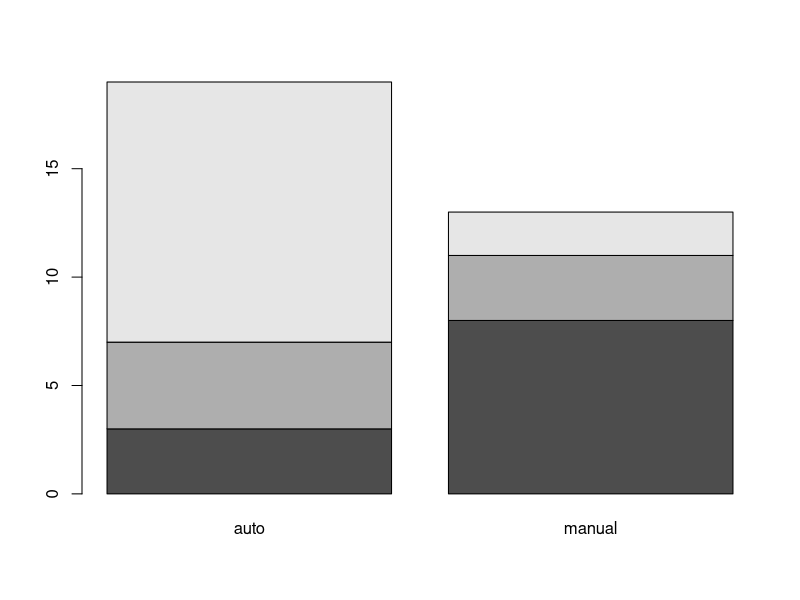
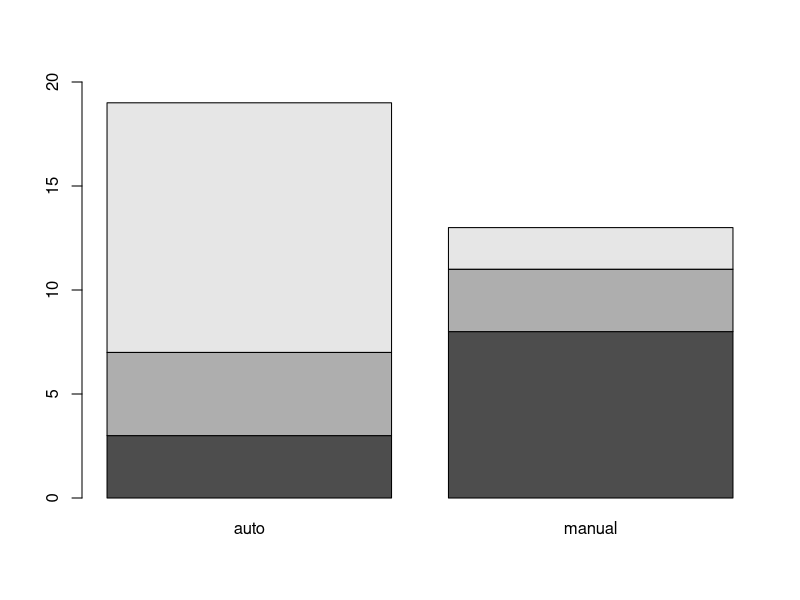
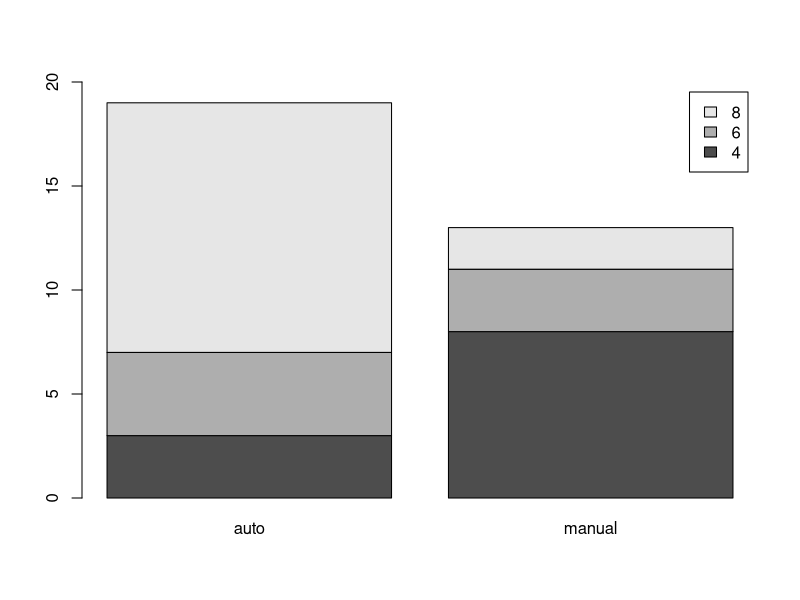
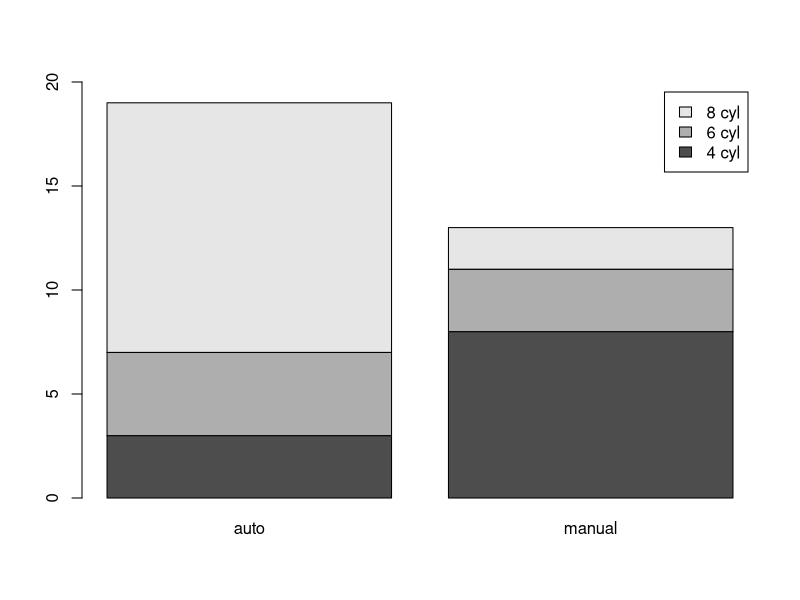
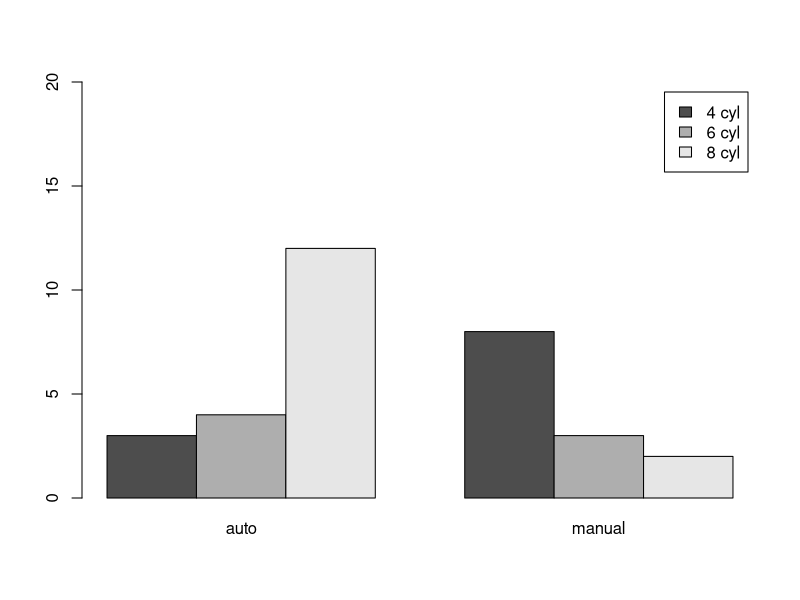
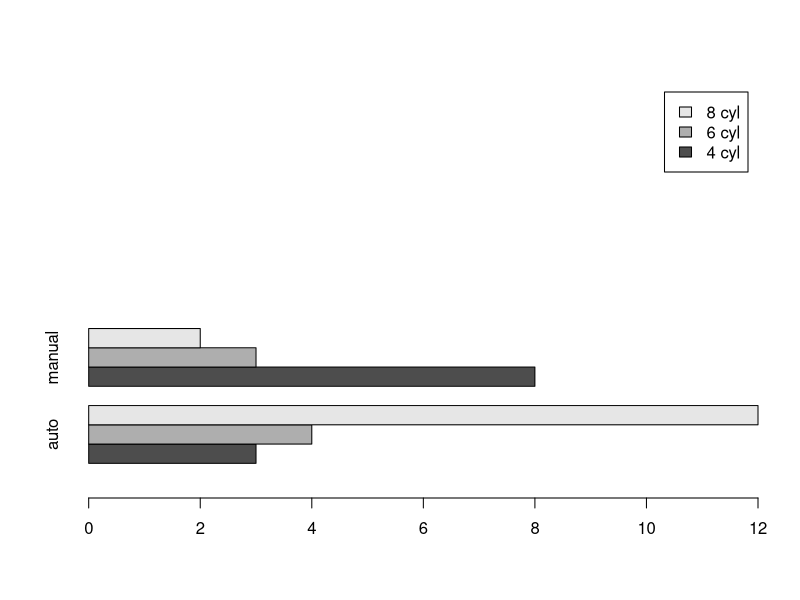
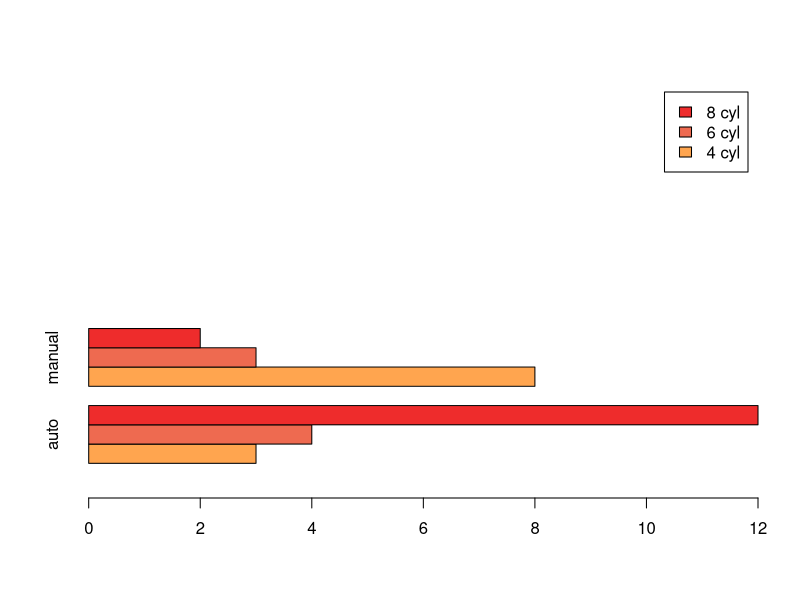

R code for these plots, in order:
#### 실습1 ####

str(mtcars)
head(mtcars)

### 주제 : 자동차의 실린더 수와 변속기의 관계가 있는지 알고 싶다.

# 실린더 수와 변속기 종류들을 파악
table(mtcars$cyl, mtcars$am)

# 테이블의 가독성을 높이기 위해 전처리
mtcars$tm <- ifelse(mtcars$am ==0, "auto", "manual")
result <- table(mtcars$cyl, mtcars$tm)
result

barplot(result)
barplot(result, ylim=c(0, 20))
barplot(result, ylim=c(0, 20), legend=rownames(result))

mylegend <- paste(rownames(result), "cyl")
mylegend
barplot(result, ylim=c(0, 20), legend=mylegend)

barplot(result, ylim=c(0, 20), legend=mylegend, beside=T)

barplot(result, ylim=c(0, 20), legend=mylegend, beside=T, horiz=T)

barplot(result, ylim=c(0, 20), legend=mylegend, beside=T, horiz=T,
        col=c("tan1", "coral2", "firebrick2"))

result
addmargins(result)

# 카이제곱 검정
chisq.test(result)




